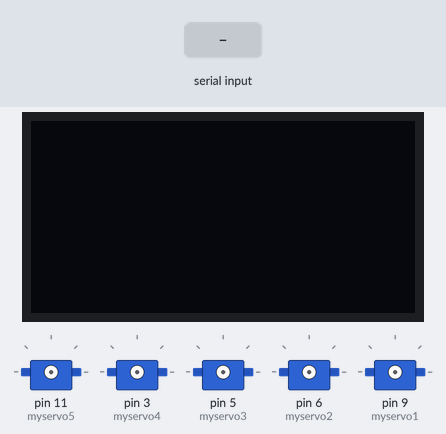
The sketch below on a simulated Arduino Uno, built with avr-gcc and run on an emulated ATmega328P. Shown: 128×64 one-colour display, 5 × servo. Inputs (shaded band) come from the test bench. What the sketch prints to the serial monitor is not drawn.

Above: at 1.2 s.
1.3 s: "O" received over Serial
At 8.4 s:
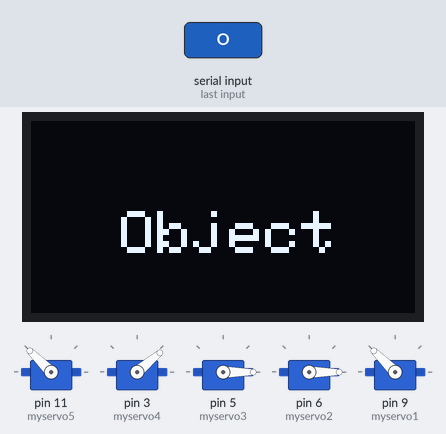
At 15.5 s:
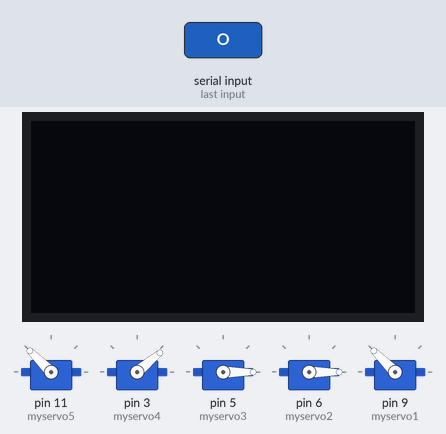
Timing chart, 0 to 16.6 s (numbered marks = the images above; inputs shaded):
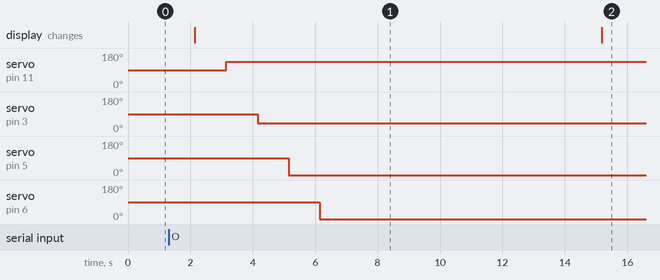

Measured:
- after the input at 1.3 s, servo on pin 11 (myservo5): 90° → 135° after 1.9 s; servo on pin 3 (myservo4): 90° → 40° after 2.9 s; servo on pin 5 (myservo3): 90° → 0° after 3.9 s; servo on pin 6 (myservo2): 90° → 0° after 4.9 s; the display: changes after 0.84 s (image 1)
- what the display in image 1 shows lasts 13.1 s, from 2.1 s to 15.2 s

The sketch:

Version_1.0_Slave.ino
```cpp
// ----- VERSION - 1.0 ----- //

// ----- SLAVE ----- //

#include <Wire.h>
#include <Adafruit_GFX.h>
#include <Adafruit_SSD1306.h>
#define OLED_RESET     4
#include <Servo.h>

Servo myservo1;
Servo myservo2;
Servo myservo3;
Servo myservo4;
Servo myservo5;
Adafruit_SSD1306 display(128, 64, &Wire, OLED_RESET);


void setup() {
  Serial.begin(9600);
  display.begin(SSD1306_SWITCHCAPVCC, 0x3C);
  display.setTextColor(WHITE);//Sets the font display color
  display.clearDisplay();//cls
}

void loop() {
  //Set the font size
  display.setTextSize(2);
  //Set the display location
  display.setCursor(30,30);
  char receivedValue = Serial.read();
  delay(500);
  if(receivedValue == 'A')
  {
    display.clearDisplay();//cls
    display.print("Alumee");  // Allume la LED
    display.display();
    delay(5000);             // Attend 5 secondes
  }
  if(receivedValue == 'E'){
    display.clearDisplay();//cls
    display.print("Eteinte");
    display.display();
    delay(1000);             // Attend 1 seconde
  }
  if(receivedValue == 'O'){
    display.clearDisplay();//cls
    display.print("Object");
    display.display();
    delay(1000);             // Attend 1 seconde

    Serial.println("Object Detected, Servo turning");

    Serial.print("Mettre pince à position de défaut\n");
    pince_position_defaut();

    Serial.print("Détachage des servomoteurs\n");
    detachage_servos();
  }
  display.clearDisplay();//cls Clear
  //String displayed
  display.display();
}

void pince_position_defaut() {
  myservo5.attach(11);
  Serial.print("servo 5_1\n");
  myservo5.write(135);
  delay(1000);
  myservo4.attach(3);
  Serial.print("servo 4\n");
  myservo4.write(40);
  delay(1000);
  myservo3.attach(5);
  Serial.print("servo 3\n");
  myservo3.write(0);
  delay(1000);
  myservo2.attach(6);
  Serial.print("servo 2\n");
  myservo2.write(0);
  delay(1000);
  Serial.print("servo 1\n");
  myservo1.attach(9);
  myservo1.write(135);
  delay(1000);

  delay(2000);
}

void detachage_servos() {
  myservo1.detach();
  myservo2.detach();
  myservo3.detach();
  myservo4.detach();
  myservo5.detach();

  delay(5000);
}
```
